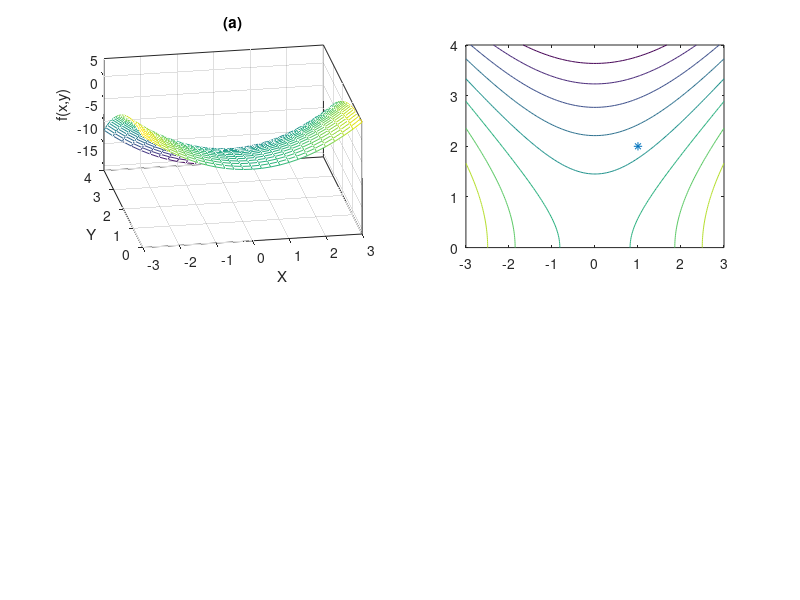

Reproduce this figure in MATLAB. (Note: this script raises an error after producing the figure.)
% Hessian around a saddle point
% J.-S. Roger Jang, April 1996

a=1;b=0;c=-1;d=0;e=0;
A = [a b/2; b/2 c];
B = [d; e];
C = 0;
point_n = 25;
xx=linspace(-3, 3, point_n);
%yy=linspace(-2, 2, point_n);
yy=linspace(0, 4, point_n);
[x,y]=meshgrid(xx,yy);
z=a*x.^2+b*x.*y+c*y.^2+d*x+e*y;

subplot(221);
mesh(x, y, z);
view([-10, 35]); set(gca, 'box', 'on');
axis([-inf inf -inf inf -inf inf]);
xlabel('X'); ylabel('Y'); zlabel('f(x,y)');
title('(a)');

subplot(222);
%x0 = 2; y0 = 0.7;
x0 = 1; y0 = 2;
count = 2;
gd_pos = zeros(count, 2);
newton_pos = zeros(count, 2);
lm_pos = zeros(count, 2);
eta = 0.5;
x = [x0; y0];
g = A*x+B;
% Find all descent directions
gd_dir = -g;
gd_dir = gd_dir/norm(gd_dir);
newton_dir = -inv(A)*g;
newton_dir = newton_dir/norm(newton_dir);

lambda = 0.1;
lm_dir = -inv(A+lambda*eye(size(A)))*g;
lm_dir1 = lm_dir/norm(lm_dir);
lambda = 0.5;
lm_dir = -inv(A+lambda*eye(size(A)))*g;
lm_dir2 = lm_dir/norm(lm_dir);
lambda = 1;
lm_dir = -inv(A+lambda*eye(size(A)))*g;
lm_dir3 = lm_dir/norm(lm_dir);
lambda = 2;
lm_dir = -inv(A+lambda*eye(size(A)))*g;
lm_dir4 = lm_dir/norm(lm_dir);

gd_pos = [x x+gd_dir];
newton_pos = [x x+newton_dir];
lm_pos1 = [x x+lm_dir1];
lm_pos2 = [x x+lm_dir2];
lm_pos3 = [x x+lm_dir3];
lm_pos4 = [x x+lm_dir4];

contour_level = linspace(min(z(:)), max(z(:)), 10);

% Resampling to have a better contours
point_n = 100;
xx=linspace(-3, 3, point_n);
yy=linspace(0, 4, point_n);
[x,y]=meshgrid(xx,yy);
z=a*x.^2+b*x.*y+c*y.^2+d*x+e*y;
contour(x, y, z, contour_level);
hold on;
plot(x0, y0, '*');
arrow(gd_pos(1, :), gd_pos(2, :), 0.2);
arrow(newton_pos(1, :), newton_pos(2, :), 0.2, 'r-');
arrow(lm_pos1(1, :), lm_pos1(2, :), 0.2, 'g-');
arrow(lm_pos2(1, :), lm_pos2(2, :), 0.2, 'c-');
arrow(lm_pos3(1, :), lm_pos3(2, :), 0.2, 'm-');
arrow(lm_pos4(1, :), lm_pos4(2, :), 0.2, 'w-');

xlabel('X'); ylabel('Y'); title('(b)');
hold off;
axis([min(xx) max(xx) min(yy) max(yy)]);
axis image;
